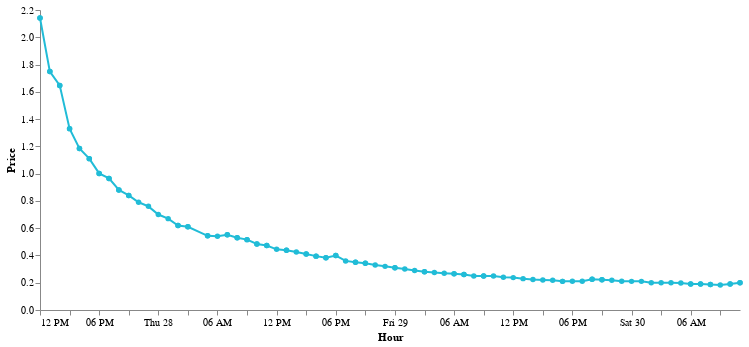

This figure's notebook cell:
### Code cell
cp = NebulaChartProvider()
cp.price_chart(dp.hourly_stats_df)

### Figure 1 — Vega-Lite specification as saved in the notebook (floating-point values rounded to 4 significant figures)
{"config": {"view": {"continuousWidth": 400, "continuousHeight": 300, "strokeOpacity": 0}, "axis": {"grid": false}, "axisX": {"labelAngle": 0}, "mark": {"color": "#21bcd7"}}, "data": {"name": "data-60e0324721d81a51ab3003c065ee4f5f"}, "mark": {"type": "line", "point": true}, "encoding": {"tooltip": [{"field": "Hour", "type": "temporal"}, {"field": "Price", "type": "quantitative"}], "x": {"field": "Hour", "sort": {"order": "ascending"}, "type": "temporal"}, "y": {"field": "Price", "type": "quantitative"}}, "width": 700, "$schema": "https://vega.github.io/schema/vega-lite/v4.17.0.json", "datasets": {"data-60e0324721d81a51ab3003c065ee4f5f": [{"Price": 0.383, "Hour": "2022-04-28 17:00:00.000"}, {"Price": 0.3, "Hour": "2022-04-29 01:00:00.000"}, {"Price": 0.225, "Hour": "2022-04-29 20:00:00.000"}, {"Price": 0.2, "Hour": "2022-04-30 04:00:00.000"}, {"Price": 0.1862, "Hour": "2022-04-30 08:00:00.000"}, {"Price": 2.142, "Hour": "2022-04-27 12:00:00.000"}, {"Price": 0.3433, "Hour": "2022-04-28 21:00:00.000"}, {"Price": 0.2188, "Hour": "2022-04-29 22:00:00.000"}, {"Price": 0.426, "Hour": "2022-04-28 14:00:00.000"}, {"Price": 0.25, "Hour": "2022-04-29 10:00:00.000"}, {"Price": 0.41, "Hour": "2022-04-28 15:00:00.000"}, {"Price": 0.965, "Hour": "2022-04-27 19:00:00.000"}, {"Price": 0.2175, "Hour": "2022-04-29 16:00:00.000"}, {"Price": 0.31, "Hour": "2022-04-29 00:00:00.000"}, {"Price": 0.484, "Hour": "2022-04-28 10:00:00.000"}, {"Price": 1.748, "Hour": "2022-04-27 13:00:00.000"}, {"Price": 1.647, "Hour": "2022-04-27 14:00:00.000"}, {"Price": 1.002, "Hour": "2022-04-27 18:00:00.000"}, {"Price": 0.79, "Hour": "2022-04-27 22:00:00.000"}, {"Price": 0.2112, "Hour": "2022-04-29 19:00:00.000"}, {"Price": 0.275, "Hour": "2022-04-29 04:00:00.000"}, {"Price": 0.19, "Hour": "2022-04-30 07:00:00.000"}, {"Price": 0.516, "Hour": "2022-04-28 09:00:00.000"}, {"Price": 0.21, "Hour": "2022-04-29 17:00:00.000"}, {"Price": 0.1833, "Hour": "2022-04-30 09:00:00.000"}, {"Price": 0.4375, "Hour": "2022-04-28 13:00:00.000"}, {"Price": 0.2211, "Hour": "2022-04-29 21:00:00.000"}, {"Price": 1.002, "Hour": "2022-04-27 18:00:00.000"}, {"Price": 0.29, "Hour": "2022-04-29 02:00:00.000"}, {"Price": 0.3991, "Hour": "2022-04-28 18:00:00.000"}, {"Price": 0.383, "Hour": "2022-04-28 17:00:00.000"}, {"Price": 0.5406, "Hour": "2022-04-28 06:00:00.000"}, {"Price": 0.2, "Hour": "2022-04-30 11:00:00.000"}, {"Price": 0.3991, "Hour": "2022-04-28 18:00:00.000"}, {"Price": 0.544, "Hour": "2022-04-28 05:00:00.000"}, {"Price": 0.88, "Hour": "2022-04-27 20:00:00.000"}, {"Price": 0.27, "Hour": "2022-04-29 05:00:00.000"}, {"Price": 0.1914, "Hour": "2022-04-30 10:00:00.000"}, {"Price": 0.88, "Hour": "2022-04-27 20:00:00.000"}, {"Price": 1.11, "Hour": "2022-04-27 17:00:00.000"}, {"Price": 0.26, "Hour": "2022-04-29 07:00:00.000"}, {"Price": 0.21, "Hour": "2022-04-30 00:00:00.000"}, {"Price": 0.76, "Hour": "2022-04-27 23:00:00.000"}, {"Price": 0.544, "Hour": "2022-04-28 05:00:00.000"}, {"Price": 0.265, "Hour": "2022-04-29 06:00:00.000"}, {"Price": 0.53, "Hour": "2022-04-28 08:00:00.000"}, {"Price": 0.28, "Hour": "2022-04-29 03:00:00.000"}, {"Price": 0.84, "Hour": "2022-04-27 21:00:00.000"}, {"Price": 0.965, "Hour": "2022-04-27 19:00:00.000"}, {"Price": 0.36, "Hour": "2022-04-28 19:00:00.000"}, {"Price": 0.22, "Hour": "2022-04-29 15:00:00.000"}, {"Price": 0.1988, "Hour": "2022-04-30 05:00:00.000"}, {"Price": 0.19, "Hour": "2022-04-30 07:00:00.000"}, {"Price": 0.21, "Hour": "2022-04-30 01:00:00.000"}, {"Price": 0.67, "Hour": "2022-04-28 01:00:00.000"}, {"Price": 0.41, "Hour": "2022-04-28 15:00:00.000"}, {"Price": 1.185, "Hour": "2022-04-27 16:00:00.000"}, {"Price": 0.395, "Hour": "2022-04-28 16:00:00.000"}, {"Price": 0.4375, "Hour": "2022-04-28 13:00:00.000"}, {"Price": 0.2211, "Hour": "2022-04-29 21:00:00.000"}, {"Price": 1.185, "Hour": "2022-04-27 16:00:00.000"}, {"Price": 0.484, "Hour": "2022-04-28 10:00:00.000"}, {"Price": 0.2, "Hour": "2022-04-30 02:00:00.000"}, {"Price": 0.21, "Hour": "2022-04-29 17:00:00.000"}, {"Price": 1.11, "Hour": "2022-04-27 17:00:00.000"}, {"Price": 0.2486, "Hour": "2022-04-29 09:00:00.000"}, {"Price": 0.2, "Hour": "2022-04-30 11:00:00.000"}, {"Price": 0.2486, "Hour": "2022-04-29 09:00:00.000"}, {"Price": 0.32, "Hour": "2022-04-28 23:00:00.000"}, {"Price": 0.19, "Hour": "2022-04-30 06:00:00.000"}, {"Price": 0.5514, "Hour": "2022-04-28 07:00:00.000"}, {"Price": 1.748, "Hour": "2022-04-27 13:00:00.000"}, {"Price": 0.2375, "Hour": "2022-04-29 12:00:00.000"}, {"Price": 0.62, "Hour": "2022-04-28 02:00:00.000"}, {"Price": 1.33, "Hour": "2022-04-27 15:00:00.000"}, {"Price": 0.7, "Hour": "2022-04-28 00:00:00.000"}, {"Price": 0.35, "Hour": "2022-04-28 20:00:00.000"}, {"Price": 0.225, "Hour": "2022-04-29 20:00:00.000"}, {"Price": 0.31, "Hour": "2022-04-29 00:00:00.000"}, {"Price": 0.61, "Hour": "2022-04-28 03:00:00.000"}, {"Price": 1.33, "Hour": "2022-04-27 15:00:00.000"}, {"Price": 0.4733, "Hour": "2022-04-28 11:00:00.000"}, {"Price": 0.33, "Hour": "2022-04-28 22:00:00.000"}, {"Price": 0.26, "Hour": "2022-04-29 07:00:00.000"}, {"Price": 0.1862, "Hour": "2022-04-30 08:00:00.000"}, {"Price": 0.1914, "Hour": "2022-04-30 10:00:00.000"}, {"Price": 0.19, "Hour": "2022-04-30 06:00:00.000"}, {"Price": 0.5514, "Hour": "2022-04-28 07:00:00.000"}, {"Price": 0.53, "Hour": "2022-04-28 08:00:00.000"}, {"Price": 0.445, "Hour": "2022-04-28 12:00:00.000"}, {"Price": 0.28, "Hour": "2022-04-29 03:00:00.000"}, {"Price": 0.4733, "Hour": "2022-04-28 11:00:00.000"}, {"Price": 0.516, "Hour": "2022-04-28 09:00:00.000"}, {"Price": 0.24, "Hour": "2022-04-29 11:00:00.000"}, {"Price": 0.224, "Hour": "2022-04-29 14:00:00.000"}, {"Price": 0.23, "Hour": "2022-04-29 13:00:00.000"}, {"Price": 0.84, "Hour": "2022-04-27 21:00:00.000"}, {"Price": 0.35, "Hour": "2022-04-28 20:00:00.000"}, {"Price": 1.647, "Hour": "2022-04-27 14:00:00.000"}, {"Price": 0.395, "Hour": "2022-04-28 16:00:00.000"}, {"Price": 0.25, "Hour": "2022-04-29 08:00:00.000"}, {"Price": 0.62, "Hour": "2022-04-28 02:00:00.000"}, {"Price": 0.21, "Hour": "2022-04-29 18:00:00.000"}, {"Price": 0.265, "Hour": "2022-04-29 06:00:00.000"}, {"Price": 0.21, "Hour": "2022-04-29 23:00:00.000"}, {"Price": 2.142, "Hour": "2022-04-27 12:00:00.000"}, {"Price": 0.3433, "Hour": "2022-04-28 21:00:00.000"}, {"Price": 0.61, "Hour": "2022-04-28 03:00:00.000"}, {"Price": 0.2, "Hour": "2022-04-30 03:00:00.000"}]}}
